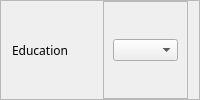
           <widget class="QFrame" name="frame_11">
            <property name="frameShape">
             <enum>QFrame::StyledPanel</enum>
            </property>
            <property name="frameShadow">
             <enum>QFrame::Raised</enum>
            </property>
            <layout class="QHBoxLayout" name="horizontalLayout_12">
             <property name="topMargin">
              <number>0</number>
             </property>
             <property name="bottomMargin">
              <number>0</number>
             </property>
             <item>
              <widget class="QLabel" name="label_6">
               <property name="font">
                <font>
                 <family>Moon</family>
                </font>
               </property>
               <property name="text">
                <string>Education</string>
               </property>
              </widget>
             </item>
             <item>
              <widget class="QFrame" name="frame_12">
               <property name="frameShape">
                <enum>QFrame::StyledPanel</enum>
               </property>
               <property name="frameShadow">
                <enum>QFrame::Raised</enum>
               </property>
               <layout class="QHBoxLayout" name="horizontalLayout_13">
                <item>
                 <widget class="QComboBox" name="educationLine">
                  <property name="font">
                   <font>
                    <family>Raleway</family>
                    <pointsize>7</pointsize>
                   </font>
                  </property>
                 </widget>
                </item>
               </layout>
              </widget>
             </item>
            </layout>
           </widget>
